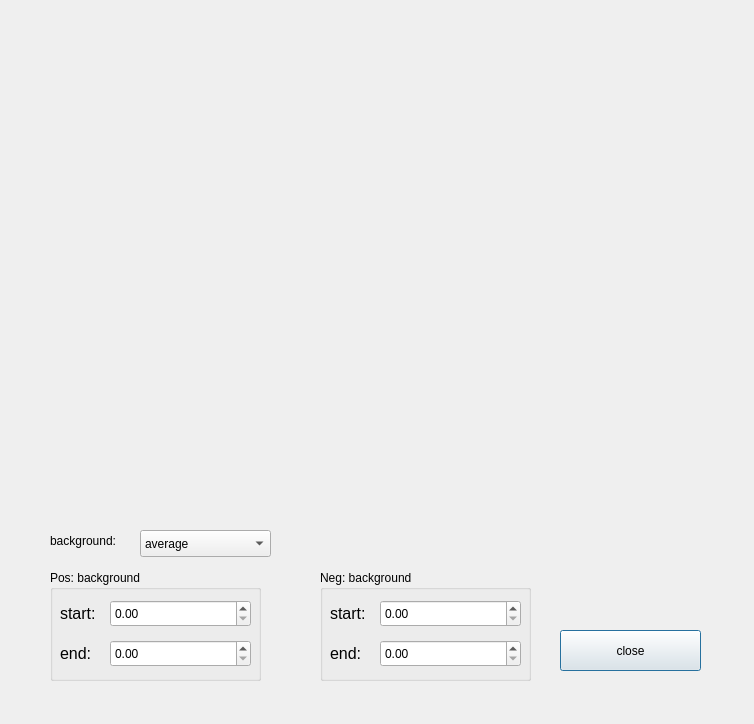
<?xml version="1.0" encoding="UTF-8"?>
<ui version="4.0">
 <class>Dialog</class>
 <widget class="QDialog" name="Dialog">
  <property name="geometry">
   <rect>
    <x>0</x>
    <y>0</y>
    <width>754</width>
    <height>724</height>
   </rect>
  </property>
  <property name="windowTitle">
   <string>Dialog</string>
  </property>
  <widget class="QWidget" name="widget" native="true">
   <property name="geometry">
    <rect>
     <x>30</x>
     <y>30</y>
     <width>691</width>
     <height>481</height>
    </rect>
   </property>
  </widget>
  <widget class="QPushButton" name="pushButton">
   <property name="geometry">
    <rect>
     <x>560</x>
     <y>630</y>
     <width>141</width>
     <height>41</height>
    </rect>
   </property>
   <property name="text">
    <string>close</string>
   </property>
  </widget>
  <widget class="QGroupBox" name="groupBox">
   <property name="geometry">
    <rect>
     <x>50</x>
     <y>570</y>
     <width>211</width>
     <height>111</height>
    </rect>
   </property>
   <property name="title">
    <string>Pos: background</string>
   </property>
   <property name="flat">
    <bool>false</bool>
   </property>
   <widget class="QDoubleSpinBox" name="dsb_pos_bk_start">
    <property name="geometry">
     <rect>
      <x>60</x>
      <y>30</y>
      <width>141</width>
      <height>27</height>
     </rect>
    </property>
   </widget>
   <widget class="QDoubleSpinBox" name="dsb_pos_bk_end">
    <property name="geometry">
     <rect>
      <x>60</x>
      <y>70</y>
      <width>141</width>
      <height>27</height>
     </rect>
    </property>
   </widget>
   <widget class="QLabel" name="label">
    <property name="geometry">
     <rect>
      <x>10</x>
      <y>35</y>
      <width>41</width>
      <height>17</height>
     </rect>
    </property>
    <property name="font">
     <font>
      <pointsize>12</pointsize>
     </font>
    </property>
    <property name="text">
     <string>start:</string>
    </property>
   </widget>
   <widget class="QLabel" name="label_2">
    <property name="geometry">
     <rect>
      <x>10</x>
      <y>75</y>
      <width>41</width>
      <height>17</height>
     </rect>
    </property>
    <property name="font">
     <font>
      <pointsize>12</pointsize>
     </font>
    </property>
    <property name="text">
     <string>end:</string>
    </property>
   </widget>
  </widget>
  <widget class="QGroupBox" name="groupBox_2">
   <property name="geometry">
    <rect>
     <x>320</x>
     <y>570</y>
     <width>211</width>
     <height>111</height>
    </rect>
   </property>
   <property name="title">
    <string>Neg: background</string>
   </property>
   <property name="flat">
    <bool>false</bool>
   </property>
   <widget class="QDoubleSpinBox" name="dsb_neg_bk_start">
    <property name="geometry">
     <rect>
      <x>60</x>
      <y>30</y>
      <width>141</width>
      <height>27</height>
     </rect>
    </property>
   </widget>
   <widget class="QDoubleSpinBox" name="dsb_neg_bk_end">
    <property name="geometry">
     <rect>
      <x>60</x>
      <y>70</y>
      <width>141</width>
      <height>27</height>
     </rect>
    </property>
   </widget>
   <widget class="QLabel" name="label_3">
    <property name="geometry">
     <rect>
      <x>10</x>
      <y>35</y>
      <width>41</width>
      <height>17</height>
     </rect>
    </property>
    <property name="font">
     <font>
      <pointsize>12</pointsize>
     </font>
    </property>
    <property name="text">
     <string>start:</string>
    </property>
   </widget>
   <widget class="QLabel" name="label_4">
    <property name="geometry">
     <rect>
      <x>10</x>
      <y>75</y>
      <width>41</width>
      <height>17</height>
     </rect>
    </property>
    <property name="font">
     <font>
      <pointsize>12</pointsize>
     </font>
    </property>
    <property name="text">
     <string>end:</string>
    </property>
   </widget>
  </widget>
  <widget class="QComboBox" name="combo_fynctype">
   <property name="geometry">
    <rect>
     <x>140</x>
     <y>530</y>
     <width>131</width>
     <height>27</height>
    </rect>
   </property>
   <property name="currentIndex">
    <number>0</number>
   </property>
   <item>
    <property name="text">
     <string>average</string>
    </property>
   </item>
   <item>
    <property name="text">
     <string>linear</string>
    </property>
   </item>
   <item>
    <property name="text">
     <string>victoreen</string>
    </property>
   </item>
  </widget>
  <widget class="QLabel" name="label_5">
   <property name="geometry">
    <rect>
     <x>50</x>
     <y>530</y>
     <width>81</width>
     <height>21</height>
    </rect>
   </property>
   <property name="text">
    <string>background:</string>
   </property>
  </widget>
 </widget>
 <resources/>
 <connections/>
</ui>
